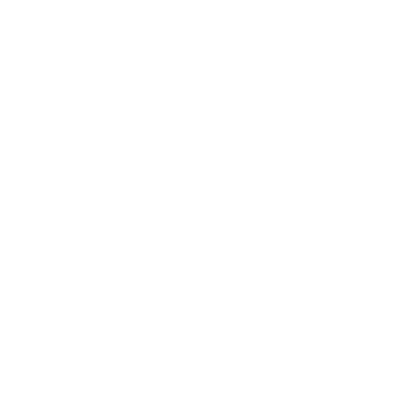
Frame 1 (no input)
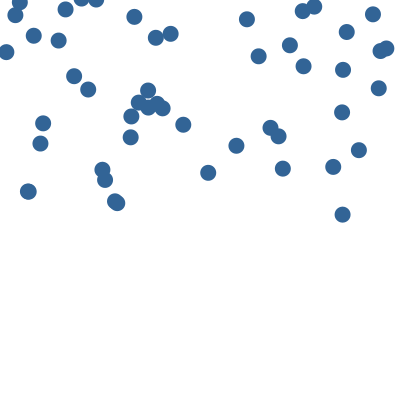
Frame 60 (the mouse pressed at the canvas centre just before this capture)
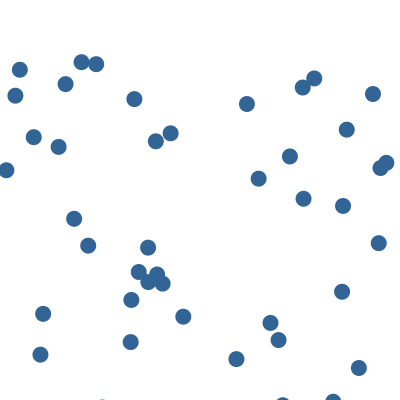
Frame 120 (the mouse held since frame 60 and released just before this capture)

The Processing sketch that drew these frames (run headless with seeded random() and noise(); from frame 60 on, the mouse is pressed at the canvas centre):

// Processing sketch: chapter_10_6
// ── chapter_10_6.pde
Drop[] drops = new Drop[50];

void setup(){
	size(400, 400);
	smooth();
	for (int i = 0; i<drops.length; i++){
		drops[i] = new Drop();
	}
}

void draw(){
	background(255);
	for (int i = 0; i<drops.length; i++){
		drops[i].display();
		drops[i].move();
	}

}
// ── drop.pde
class Drop {
	float x,y;			// location of raindrops
	float speed;		// speed
	color c;			// color of raindrop
	float r;			// radius

	Drop() {
		r = 16;					// all raindrops are the same size
		x = random(width);		// start with a random x loc
		y = -r*4;				// begin above the window
		speed = random(1,5);	// pick rando speed between 1 and 5
		c = color(50,100,150);	// make the drop blue
	}

	void display(){
		fill(c);
		noStroke();
		ellipse(x, y, r, r);
	}

	void move() {
		y += speed;				// increment by speed!
	}

	boolean reachedBottom(){
		if (y>height + r*4){
			return true;
		} else {
			return false;
		}
	}
}
